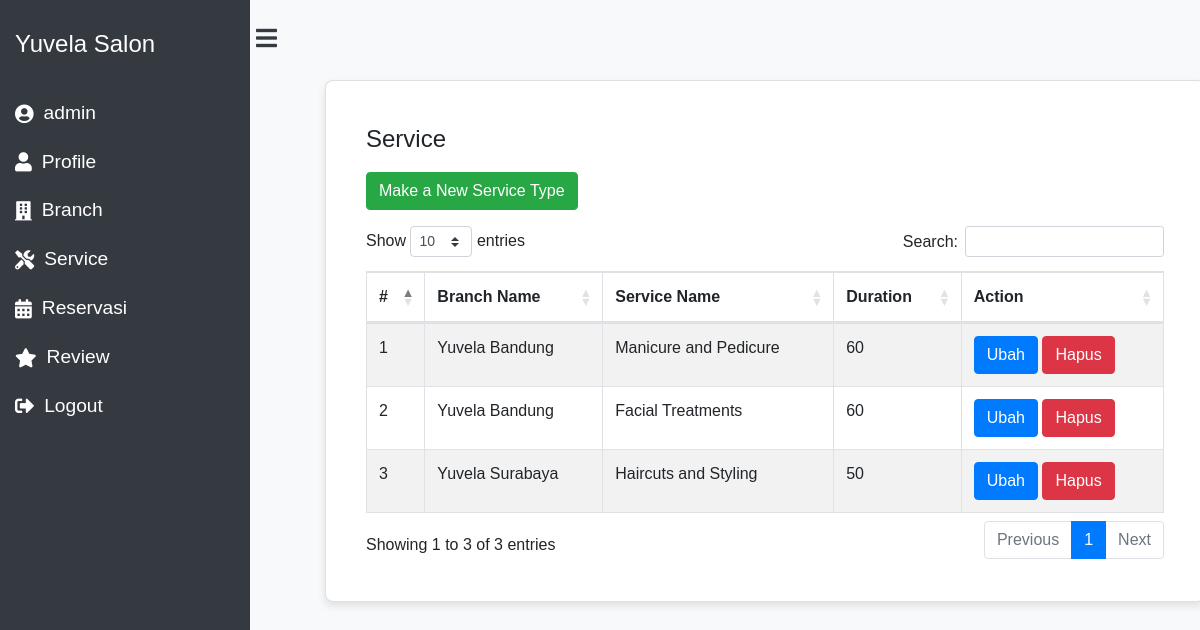
Screenshot of /views/service.php (signed in) with the database file from the repository.
### tables this page shows
CREATE TABLE `service` (
  `id_service` int(11) NOT NULL,
  `branch_id` int(11) DEFAULT NULL,
  `service_name` varchar(255) NOT NULL,
  `duration` int(11) NOT NULL,
  `deleted_at` datetime DEFAULT NULL
);

CREATE TABLE `branch` (
  `id_branch` int(11) NOT NULL,
  `branch_name` varchar(255) NOT NULL,
  `location` varchar(255) NOT NULL,
  `opening_time` int(11) NOT NULL,
  `closing_time` int(11) NOT NULL,
  `deleted_at` datetime DEFAULT NULL
);

### views/service.php (the view, shortened to what this page needs)
<!DOCTYPE html>
<html lang="en">
<head>
    <link rel="stylesheet" href="https://cdnjs.cloudflare.com/ajax/libs/font-awesome/5.15.3/css/all.min.css">
    <link rel="stylesheet" href="https://stackpath.bootstrapcdn.com/bootstrap/4.5.2/css/bootstrap.min.css">
    <link rel="stylesheet" href="https://cdn.datatables.net/1.10.25/css/dataTables.bootstrap4.min.css">
    <link rel="stylesheet" href="../assets/style.css">
</head>
<body>
    <?php include 'sidebar.php'; ?>
    <div class="content" id="content">
        <div class="main-content container-fluid">
            <div class="card">
                <div class="card-body">
                    <div class="card-title">Service</div>
                    <a href="tambah-service.php" class="btn btn-success mb-3">Make a New Service Type</a>
                    <div class="table-responsive">
                        <table id="reservationTable" class="table table-striped table-bordered" style="width:100%">
                            <thead>
                                <tr>
                                    <th>#</th>
                                    <th>Branch Name</th>
                                    <th>Service Name</th>
                                    <th>Duration</th>
                                    <th>Action</th>
                                </tr>
                            </thead>
                            <tbody>
                                <?php
                                include '../config/database.php';
                                $no = 1;
                                $get_data = mysqli_query($conn, "SELECT * FROM service JOIN branch ON branch.id_branch = service.branch_id WHERE service.deleted_at IS NULL");
                                while($display = mysqli_fetch_array($get_data)) {
                                    $id = $display['id_service'];
                                    $branch_name = $display['branch_name'];
                                    $name = $display['service_name'];
                                    $duration = $display['duration'];
                                ?>
                                <tr>
                                    <td><?php echo $no; ?></td>
                                    <td><?php echo $branch_name; ?></td>
                                    <td><?php echo $name; ?></td>
                                    <td><?php echo $duration; ?></td>
                                    <td>
                                        <div class="action-buttons">
                                            <a href='ubah-service.php?GetID=<?php echo $id; ?>'
                                                class="btn btn-primary btn-user">Ubah</a>
                                            <button class="btn btn-danger btn-user delete-btn"
                                                data-id="<?php echo $id; ?>">Hapus</button>
                                        </div>
                                    </td>
                                </tr>
                                <?php
                                    $no++;
                                }
                                ?>
                            </tbody>
                        </table>
                    </div>
                </div>
            </div>
        </div>
    </div>
</body>
</html>

### assets/style.css (style rules this page uses)
body { font-family: Arial, sans-serif; background-color: #f8f9fa; overflow-x: hidden; }
.content { margin-left: 250px; padding: 20px; transition: margin-left 0.3s ease-in-out; }
.main-content { margin-top: 60px; margin-left: 40px; }
.card { background-color: #ffffff; border-radius: 8px; box-shadow: 0 4px 8px rgba(0, 0, 0, 0.1); padding: 20px; margin-bottom: 20px; }
.card-title { font-size: 1.5em; margin-bottom: 15px; }

### rows the page displays
service: branch.branch_name "Yuvela Bandung", service_name "Manicure and Pedicure", duration "60"
service: branch.branch_name "Yuvela Bandung", service_name "Facial Treatments", duration "60"
service: branch.branch_name "Yuvela Surabaya", service_name "Haircuts and Styling", duration "50"

### other values shown
$_SESSION['nama'] "admin"
